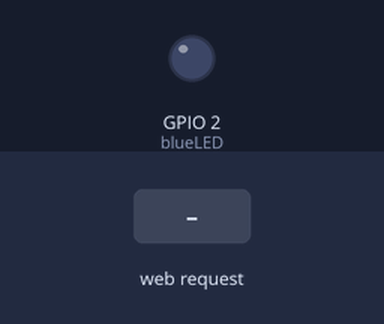
Bench run of a sketch on a simulated ESP32. Parts: output pins drawn as LEDs (lit = HIGH). The inputs (shaded band) are chosen by the test bench.

Above: at 1.2 s.
1.3 s: HTTP request GET / received
At 2.6 s:
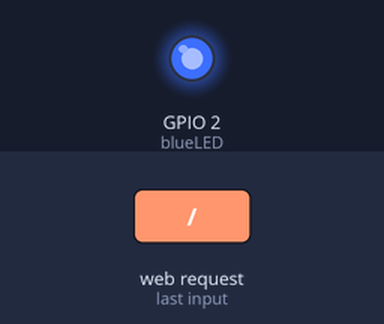
Timing chart, 0 to 4.3 s (numbered marks = the images above; inputs shaded):
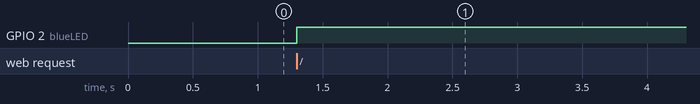

Measured:
- after the input at 1.3 s, GPIO 2 (blueLED): LOW → HIGH at once

The sketch:

esp32.ino
```cpp
#include <WiFi.h>
#include <WebServer.h>
#include <DNSServer.h>

const int blueLED = 2;

WebServer server(80);
DNSServer dnsServer;

const char *ssid = "HackThePlanet";
const char *password = "";

const char* webpage = "<html><body style='display: flex; justify-content: center; align-items: center; height: 100vh; margin: 0;'><h1 style='color:blue; font-size: 48px;'>Hack the Planet</h1></body></html>";

void handleRoot() {
  server.send(200, "text/html", webpage);
  digitalWrite(blueLED, HIGH);
}

void setup() {
  Serial.begin(115200);
  pinMode(blueLED, OUTPUT);
  digitalWrite(blueLED, LOW);

  WiFi.softAP(ssid, password);

  dnsServer.start(53, "*", WiFi.softAPIP());

  server.on("/", HTTP_GET, handleRoot);

  server.begin();
}

void loop() {
  dnsServer.processNextRequest();
  server.handleClient();

  static bool isConnected = false;
  if (WiFi.softAPgetStationNum() > 0) {
    if (!isConnected) {
      digitalWrite(blueLED, HIGH);
      isConnected = true;
    }
  } else {
    if (isConnected) {
      digitalWrite(blueLED, LOW);
      isConnected = false;
    }
  }
}
```
